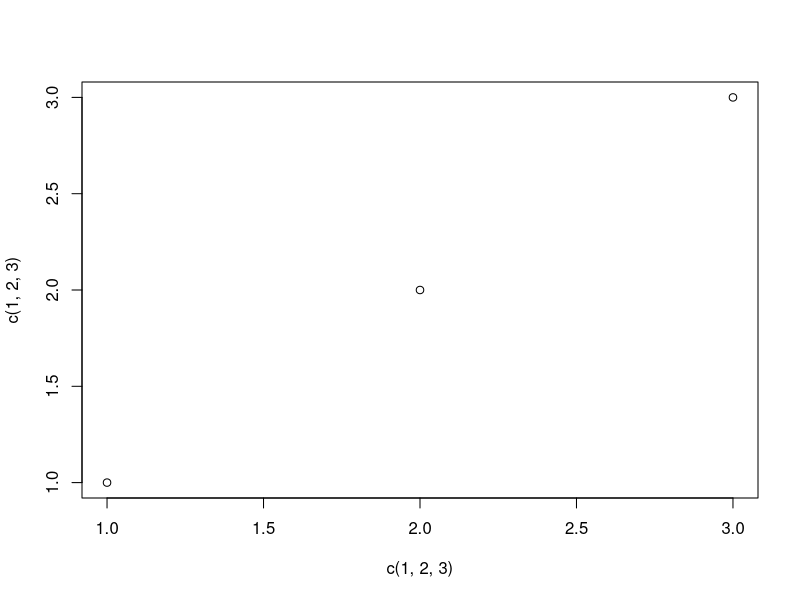

Write R code to recreate this figure.
## ---- chunk 1
knitr::opts_chunk$set(echo = TRUE)
## ---- chunk 2
plot(c(1,2,3),c(1,2,3))
